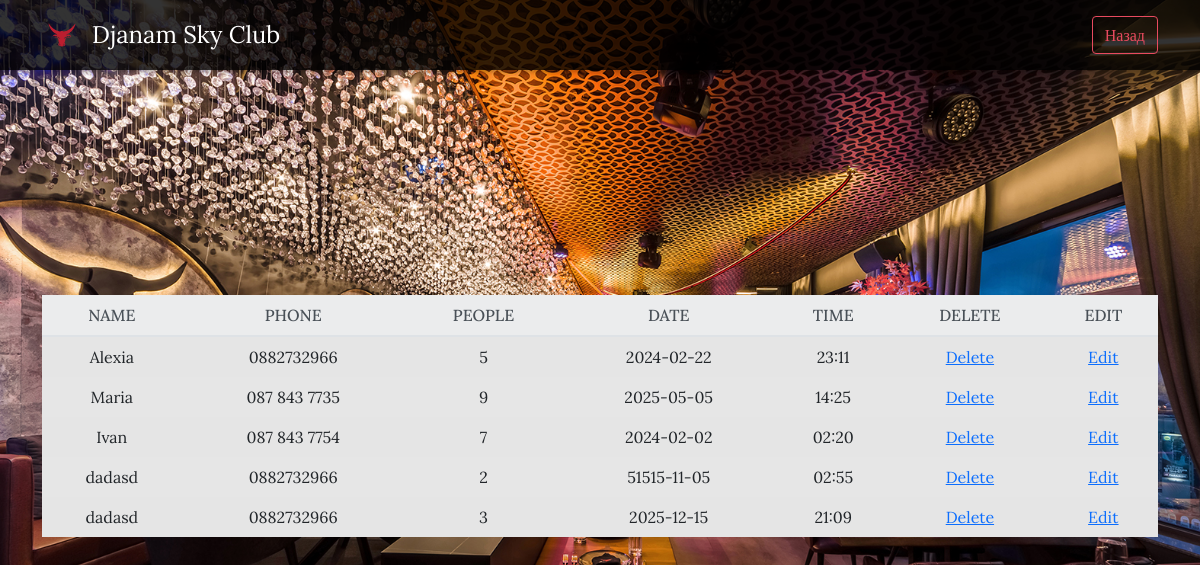
The app's page /AdminPanel/userReservation.php with its own data.
### tables this page shows
CREATE TABLE `reservation` (
  `ID` int NOT NULL AUTO_INCREMENT,
  `Name` varchar(50) NOT NULL,
  `Phone` varchar(50) NOT NULL,
  `People` varchar(50) NOT NULL,
  `Date` varchar(50) NOT NULL,
  `Time` varchar(50) NOT NULL,
  PRIMARY KEY (`ID`)
);

### AdminPanel/userReservation.php (the view, shortened to what this page needs)
<?php
$servername = "127.0.0.1";
$username = "root";
$password = "AlexiaTs";
$database = "djanam";
try {
    $connection = new PDO("mysql:host=$servername;dbname=$database", $username, $password);
    $connection->setAttribute(PDO::ATTR_ERRMODE, PDO::ERRMODE_EXCEPTION);
} catch(PDOException $e) {
    echo "Connection failed: " . $e->getMessage();
}
try {
    $PDOstatement = $connection->prepare('SELECT ID, Name, Phone, People, Date, Time FROM reservation');
    $PDOstatement->execute();
    $result = $PDOstatement->fetchAll(PDO::FETCH_ASSOC);
} catch(PDOException $e) {
    echo "Error fetching records: " . $e->getMessage();
}
?>
<!DOCTYPE html>
<html lang="bg">
<head>
        <link href="https://cdn.jsdelivr.net/npm/bootstrap@5.0.0-beta2/dist/css/bootstrap.min.css" rel="stylesheet">
    <link rel="stylesheet" href="userReservationStyle.css">
</head>
<body>
 <nav class="navbar navbar-expand-lg navbar-dark fixed-top">
    <div class="container">
        <a class="navbar-brand" href="../IndexPage/index.php">
            <img src="../Images/DjanamLogo2.svg" alt="Djanam Logo">
            Djanam Sky Club
        </a>
        <form class="d-flex" action="../AdminPanel/adminPage.php">
            <button class="btn btn-outline-light" type="submit">Назад</button>
        </form>
    </div>
</nav>
<section class="hero">
<div class="container mt-5">
    <div class="table-container">
        <div class="table-responsive">
            <table class="table table-striped mx-auto text-center">
    <tr>
        <th>Name</th>
        <th>Phone</th>
        <th>People</th>
        <th>Date</th>
        <th>Time</th>
        <th>Delete</th>
        <th>Edit</th>
    </tr>
    <?php foreach($result as $row): ?>
        <tr>
            <td><?php echo $row['Name']; ?></td>
            <td><?php echo $row['Phone']; ?></td>
            <td><?php echo $row['People']; ?></td>
            <td><?php echo $row['Date']; ?></td>
            <td><?php echo $row['Time']; ?></td>
            <td><a href="adminPage.php?id=<?php echo $row['ID']; ?>" class="buttondel">Delete</a></td>
            <td><a href="reservationEdit.php?id=<?php echo $row['ID']; ?>" class="buttonedit">Edit</a></td>
        </tr>
    <?php endforeach; ?>
    </div>
    </div>
</div>

### AdminPanel/userReservationStyle.css (style rules this page uses)
body { margin: 0; padding: 0; font-family: 'Lora', serif; background: url('../Images/DjanamBackground.jpeg') center/cover no-repeat fixed; }
.navbar { background-color: rgba(0, 0, 0, 0.8); box-shadow: 0 2px 5px rgba(0, 0, 0, 0.3); padding: 10px 0; }
.navbar-brand { font-size: 1.5rem; color: #fff; display: flex; align-items: center; }
.navbar-brand img { margin-right: 10px; max-height: 40px; }
.btn-outline-light { color: #e84a5f; border-color: #e84a5f; }
.hero { display: flex; justify-content: center; align-items: center; min-height: 100vh; position: relative; text-align: center; }
.table { background-color: #fff; }
.table th, .table td { border: none; vertical-align: middle; }
.table th { background-color: #f8f9fa; border-bottom: 2px solid #dee2e6; color: #495057; font-weight: 500; text-transform: uppercase; }
.table-striped tbody tr:nth-of-type(odd) { background-color: rgba(0, 0, 0, 0.05); }
.table-striped tbody tr:nth-of-type(even) { background-color: rgba(0, 0, 0, 0.1); }

### records on screen
reservation: Name "Alexia", Phone "0882732966", People "5", Date "2024-02-22", Time "23:11"
reservation: Name "Maria", Phone "087 843 7735", People "9", Date "2025-05-05", Time "14:25"
reservation: Name "Ivan", Phone "087 843 7754", People "7", Date "2024-02-02", Time "02:20"
reservation: Name "dadasd", Phone "0882732966", People "2", Date "51515-11-05", Time "02:55"
reservation: Name "dadasd", Phone "0882732966", People "3", Date "2025-12-15", Time "21:09"
